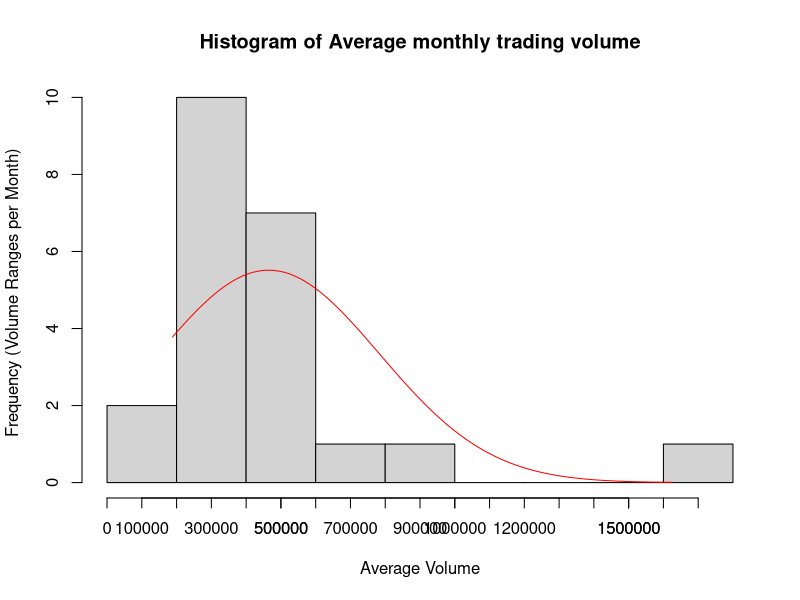

This chart was generated by the following R code:
library(readr)
data_sheet <-read.csv("GEEQ.csv")

date <- as.Date(data_sheet$Date)
data_sheet$Date <-date


monthly_volume <- aggregate(cbind(monthly_AVG_volume = data_sheet$Volume),
                           list(month = format(data_sheet$Date,"%Y-%m")),
                            FUN = mean
)

histogram <- hist(
  monthly_volume$monthly_AVG_volume,
  xlab = "Average Volume" ,
  ylab = "Frequency (Volume Ranges per Month) ",
  main = "Histogram of Average monthly trading volume",
  breaks = "FD"
  )

axis(1, at = pretty(monthly_volume$monthly_AVG_volume, n=20))


x <- seq(min(monthly_volume$monthly_AVG_volume),
        max(monthly_volume$monthly_AVG_volume), 
        length = 100)
y <- dnorm(x,
           mean = mean(monthly_volume$monthly_AVG_volume),
           sd = sd(monthly_volume$monthly_AVG_volume)
           )*length(monthly_volume$monthly_AVG_volume)

y <- y * diff(histogram$mids[1:2])
lines(x,y,col = "red")

